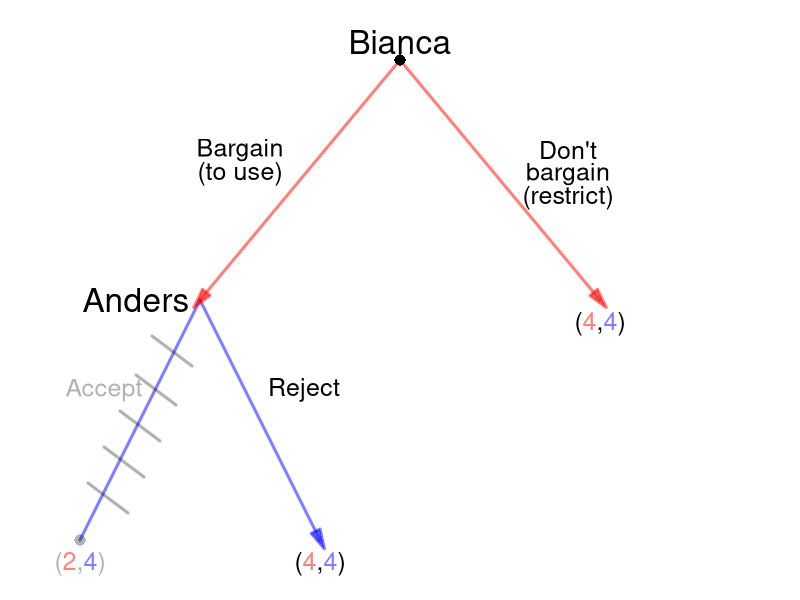

The R source for this figure:
require(shape)
pdf(file = "what_can_markets_do/sequential_coase_restricted_solved.pdf", width = 9, height = 7)

#Set parameters for graphics
axislabelsize <- 1.5
labelsize <- 2
actionlabelsize <- 1.5
graphlinewidth <- 3
segmentlinewidth <- 2
nodesize <- 1.5
fadelevel <- 0.3

COL <- c("#7fc97f", "#beaed4", "#fdc086", "#ffff99", "#386cb0", "#f0027f", "#bf5b17", "#666666")
COLA <- c("#99d8c9","#66c2a4","#41ae76", "#238b45", "#005824")
COLB <- c("#4eb3d3", "#2b8cbe", "#0868ac","#084081")

par(mar =  c(0, 0, 0, 0))

xlims <- c(0, 10)
ylims <- c(0, 10)

npts <- 501 
x <- seq(xlims[1], xlims[2], length.out = npts)
y <- seq(ylims[1], ylims[2], length.out = npts) 

plot(0, 0, xlim = xlims, ylim = ylims, type = "n",
     xlab = expression(paste("")),
     ylab = expression(paste("")), 
     xaxt = "n", 
     yaxt = "n", 
     cex.lab = axislabelsize, 
     bty = "n",
     xaxs="i", 
     yaxs="i")

ticksy <- seq(from = 0, to = ylims[2], by = 2)
ylabels <- seq(from = 0, to = ylims[2], by = 2)
ticksx <- seq(from = 0, to = xlims[2], by = 2)
xlabels <- seq(from = 0, to = xlims[2], by = 2)

#segments(5, 9, 2.5, 5, lty = 1, col = rgb(0, 0, 1, 0.5), lwd = graphlinewidth)


#Branches for Bianca
#From Anders planting early
#Bianca plants early
#Arrows(2.5, 5, 1, 1, col = rgb(1, 0, 0, 0.5), lty = 1, lwd = 3, arr.type = "triangle")
segments(2.5, 5, 1, 1, lty = 1, col = rgb(0, 0, 1, 0.5), lwd = graphlinewidth)

#Bianca plants late
#segments(2.5, 5, 4, 1, lty = 1, col = rgb(1, 0, 0, fadelevel), lwd = graphlinewidth)
Arrows(2.5, 5, 4, 1, col = rgb(0, 0, 1, 0.5), lty = 1, lwd = 3, arr.type = "triangle")

#Branches for Anders
#Plant early
Arrows(5, 9, 2.5, 5, col = rgb(1, 0, 0, 0.5), lty = 1, lwd = 3, arr.type = "triangle")


#From Anders plants late
#Bianca plants early
#segments(7.5, 5, 6, 1, lty = 1, col = rgb(1, 0, 0, 0.5), lwd = graphlinewidth)
#Arrows(7.5, 5, 6, 1, col = rgb(1, 0, 0, 0.5), lty = 1, lwd = 3, arr.type = "triangle")

#Bianca plants late
#segments(7.5, 5, 9, 1, lty = 1, col = rgb(1, 0, 0, 0.5), lwd = graphlinewidth)

#Anders plays Don't Bargain
#segments(5, 9, 7.5, 5, lty = 1, col = rgb(0, 0, 1, fadelevel), lwd = graphlinewidth)
Arrows(5, 9, 7.5, 5, col = rgb(1, 0, 0, 0.5), lty = 1, lwd = 3, arr.type = "triangle")


#Initial node
points(5, 9, pch = 16, col = "black", cex = nodesize)

#P1 Nodes
#points(2.5, 5, pch = 16, col = "black", cex = nodesize)
#points(7.5, 5, pch = 16, col = rgb(0,0,0,fadelevel), cex = nodesize)

#P2 Terminal Nodes
points(1, 1, pch = 16, col = rgb(0,0,0,fadelevel), cex = nodesize)
#points(4, 1, pch = 16, col = rgb(0,0,0,fadelevel), cex = nodesize)
#points(6, 1, pch = 16, col = rgb(0,0,0,fadelevel), cex = nodesize)
#points(9, 1, pch = 16, col = rgb(0,0,0,fadelevel), cex = nodesize)

text(5, 9.3, expression(paste("Bianca")), cex = labelsize)
text(3, 7.5, expression(paste("Bargain")), cex = actionlabelsize)
text(3, 7.1, expression(paste("(to use)")), cex = actionlabelsize)
text(7.1, 7.5, expression(paste("Don't")), cex = actionlabelsize)
text(7.1, 7.1, expression(paste("bargain")), cex = actionlabelsize)
text(7.1, 6.7, expression(paste("(restrict)")), cex = actionlabelsize)

text(1.7, 5, expression(paste("Anders")), cex = labelsize)
text(1.3, 3.5, expression(paste("Accept")), cex = actionlabelsize, col = rgb(0,0,0,fadelevel))
#text(1.3, 3.1, expression(paste("early")), cex = actionlabelsize)
text(3.8, 3.5, expression(paste("Reject")), cex = actionlabelsize)
#text(3.8, 3.1, expression(paste("late")), cex = actionlabelsize, col = rgb(0,0,0,fadelevel))


#text(8.2, 5, expression(paste("Bianca")), cex = labelsize, col = rgb(0,0,0,fadelevel))
#text(6.1, 3.5, expression(paste("Restrict")), cex = actionlabelsize)
#text(6.1, 3.1, expression(paste("early")), cex = actionlabelsize, col = rgb(0,0,0,fadelevel))
#text(9.25, 3.5, expression(paste("Use")), cex = actionlabelsize, col = rgb(0,0,0,fadelevel))
#text(9.25, 3.1, expression(paste("unrestricted")), cex = actionlabelsize, col = rgb(0,0,0,fadelevel))

#Payoffs 
text(1, .6, expression("(" * phantom("2") * "," * phantom("4") * ")"), cex = actionlabelsize, col = rgb(0,0,0,fadelevel))
text(1, .6, expression(phantom("(") * "2" * phantom(",") * phantom("4") * phantom(")")), col = rgb(1, 0, 0, 0.5, fadelevel),  cex = actionlabelsize)
text(1, .6, expression(phantom("(") * phantom("2") * phantom(",") * "4" * phantom(")")), col = rgb(0, 0, 1, 0.5, fadelevel), cex = actionlabelsize)

text(4, .6, expression("(" * phantom("4") * "," * phantom("4") * ")"), cex = actionlabelsize)
text(4, .6, expression(phantom("(") * "4" * phantom(",") * phantom("4") * phantom(")")), col = rgb(1, 0, 0, 0.5),  cex = actionlabelsize)
text(4, .6, expression(phantom("(") * phantom("4") * phantom(",") * "4" * phantom(")")), col = rgb(0, 0, 1, 0.5), cex = actionlabelsize)

text(7.5, 4.6, expression("(" * phantom("4") * "," * phantom("4") * ")"), cex = actionlabelsize)
text(7.5, 4.6, expression(phantom("(") * "4" * phantom(",") * phantom("4") * phantom(")")), col = rgb(1, 0, 0, 0.5),  cex = actionlabelsize)
text(7.5, 4.6, expression(phantom("(") * phantom("4") * phantom(",") * "4" * phantom(")")), col = rgb(0, 0, 1, 0.5), cex = actionlabelsize)

#Cutting branch plant late when A plants early
# segments(2.6, 3.9, 3.1, 4.4, lty = 1, col = rgb(0,0,0,fadelevel), lwd = graphlinewidth)
# segments(2.8, 3.25, 3.3, 3.75, lty = 1, col = rgb(0,0,0,fadelevel), lwd = graphlinewidth)
# segments(3, 2.65, 3.5, 3.15, lty = 1, col = rgb(0,0,0,fadelevel), lwd = graphlinewidth)
# segments(3.2, 2.05, 3.7, 2.55, lty = 1, col = rgb(0,0,0,fadelevel), lwd = graphlinewidth)
# segments(3.4, 1.45, 3.9, 1.95, lty = 1, col = rgb(0,0,0,fadelevel), lwd = graphlinewidth)


#Cutting branch plant late when A plants
# segments(7.4, 3.9, 6.9, 4.4, lty = 1, col = rgb(0,0,0,fadelevel), lwd = graphlinewidth)
# segments(7.2, 3.25, 6.7, 3.75, lty = 1, col = rgb(0,0,0,fadelevel), lwd = graphlinewidth)
# segments(7, 2.65, 6.5, 3.15, lty = 1, col = rgb(0,0,0,fadelevel), lwd = graphlinewidth)
# segments(6.8, 2.05, 6.3, 2.55, lty = 1, col = rgb(0,0,0,fadelevel), lwd = graphlinewidth)
# segments(6.6, 1.45, 6.1, 1.95, lty = 1, col = rgb(0,0,0,fadelevel), lwd = graphlinewidth)

#Cutting branch plant late for A given B's actions
# segments(5.25, 7.9, 5.75, 8.4, lty = 1, col = rgb(0,0,0,fadelevel), lwd = graphlinewidth)
# segments(5.65, 7.3, 6.15, 7.8, lty = 1, col = rgb(0,0,0,fadelevel), lwd = graphlinewidth)
# segments(6.05, 6.7, 6.55, 7.2, lty = 1, col = rgb(0,0,0,fadelevel), lwd = graphlinewidth)
# segments(6.45, 6.1, 6.95, 6.6, lty = 1, col = rgb(0,0,0,fadelevel), lwd = graphlinewidth)
# segments(6.85, 5.5, 7.35, 6, lty = 1, col = rgb(0,0,0,fadelevel), lwd = graphlinewidth)



#Cutting branch plant late when A plants early
#segments(7.6, 3.9, 8.1, 4.4, lty = 1, col = rgb(0,0,0,fadelevel), lwd = graphlinewidth)
#segments(7.8, 3.25, 8.3, 3.75, lty = 1, col = rgb(0,0,0,fadelevel), lwd = graphlinewidth)
#segments(8, 2.65, 8.5, 3.15, lty = 1, col = rgb(0,0,0,fadelevel), lwd = graphlinewidth)
#segments(8.2, 2.05, 8.7, 2.55, lty = 1, col = rgb(0,0,0,fadelevel), lwd = graphlinewidth)
#segments(8.4, 1.45, 8.9, 1.95, lty = 1, col = rgb(0,0,0,fadelevel), lwd = graphlinewidth)



#Cutting branch plant late when A plants
segments(2.4, 3.9, 1.9, 4.4, lty = 1, col = rgb(0,0,0,fadelevel), lwd = graphlinewidth)
segments(2.2, 3.25, 1.7, 3.75, lty = 1, col = rgb(0,0,0,fadelevel), lwd = graphlinewidth)
segments(2, 2.65, 1.5, 3.15, lty = 1, col = rgb(0,0,0,fadelevel), lwd = graphlinewidth)
segments(1.8, 2.05, 1.3, 2.55, lty = 1, col = rgb(0,0,0,fadelevel), lwd = graphlinewidth)
segments(1.6, 1.45, 1.1, 1.95, lty = 1, col = rgb(0,0,0,fadelevel), lwd = graphlinewidth)


dev.off()
